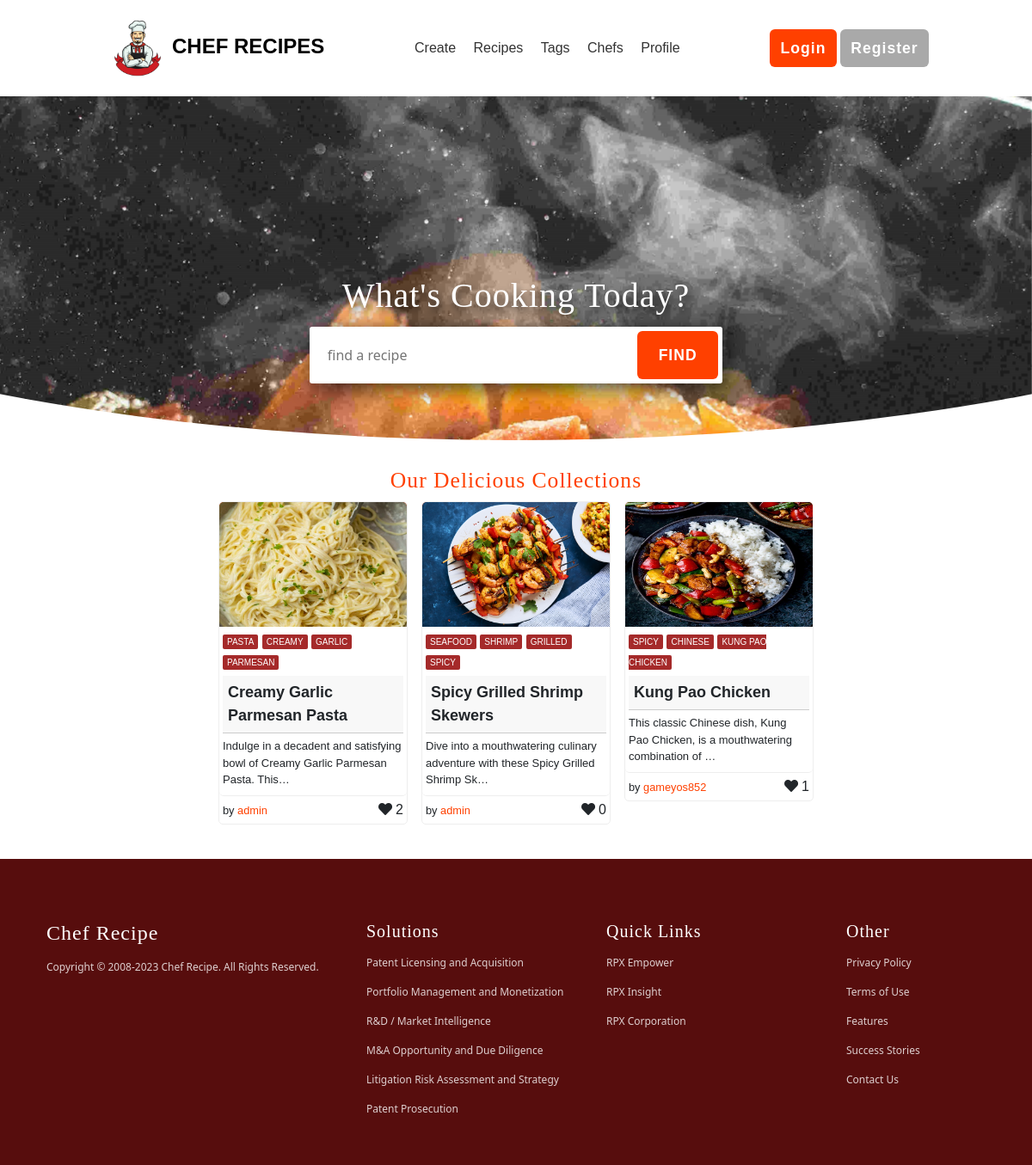
The page / on the database its author committed.
### main/models.py (models this page shows, shortened)
class Recipe(models.Model):
    subject = models.CharField(max_length=100)
    image = models.ImageField(upload_to='recipe_images', blank=True)
    description = models.TextField(blank=True)
    instructions = RichTextField(blank=True)
    tags = models.ManyToManyField(Tag, blank=True)
    created_by = models.ForeignKey(User, on_delete=models.CASCADE)
    created_at = models.DateTimeField(auto_now_add=True)
    updated_at = models.DateTimeField(auto_now=True)
    liked_by = models.ManyToManyField(User, related_name='liked_recipes', blank=True)
    is_private = models.BooleanField(default=False)

class Tag(models.Model):
    name = models.CharField(max_length=50)
    created_at = models.DateTimeField(auto_now_add=True)
    updated_at = models.DateTimeField(auto_now=True)

### main/views.py (the view)
# urls.py: path('', views.home, name='home'),
def home(request):
    recipes = Recipe.objects.filter(is_private=False).order_by('?')[:20]
    return render(request, 'main/home.html', {'recipes': recipes})

### templates/main/home.html (shortened to what this page needs)
{% extends 'includes/base.html' %}
{% load static %}
{% block body %}
<main>
	<section class="jumbo" style="background-image: url({% static 'images/pexels-photo-76093.jpg' %})">
	<h1>what's cooking today?</h1>
	<form class="search" action="{% url 'main:search' %}" method="GET">
		<input type="search" placeholder="find a recipe" name="query">
		<button label="FIND">FIND</button>
	</form>
	</section>
	<section class="wrapper product">
		<h2 class="section-name">our delicious collections</h2>
		{% for recipe in recipes %}
			<article class="card featuredd" onclick="window.location.href='{% url 'main:details' recipe.id %}'" style="cursor: pointer;">
				<div class="box"><img style="height: 145px; min-width: 218px;" src="{{recipe.image.url}}"></div>
				<header class="card-content">
					{% for tag in recipe.tags.all %}
						<span class="card-category chicken">{{tag.name}}</span>
					{% endfor %}
					<span class="card-header">{{recipe.subject|truncatechars:30}}</span>
					<span class="card-desc">{{recipe.description|truncatechars:80}}</span>
				</header>
				<footer class="card-content d-flex justify-content-between">
					<div class="contributor"><span class="contributor-name">by <a href="#">{{recipe.created_by.username}}</a></span></div>
					<div class="bookmark"><i class="fas fa-heart me-1"></i>{{recipe.liked_by.all.count}}</div>
				</footer>
			</article>
		{% endfor %}
	</section>
</main>
{% endblock %}

### static/css/style.css (style rules this page uses)
* { margin: 0; padding: 0; }
a, a:hover, a:focus, a:active { text-decoration: none; border: 0; }
header { padding: 1em 0; }
h1, h2, h3, h4, h5, h6 { font-family: 'Baloo', cursive; letter-spacing: 1px; text-transform: capitalize; -webkit-margin-before:0; -webkit-margin-after:0; }
h1 { font-size: 2.5rem; }
h2 { font-size: 1.6em; color: rgb(255, 64, 0); text-underline-position: below; }
.section-name { display: block; width: 100%; text-align: center; }
.wrapper { width: 80vw; margin: auto; align-content: center; }
.jumbo { width: auto; padding: 1em 0; text-align: center; height: 50vh; margin: auto; display: block; background-position: top; background-size: cover; background-attachment: fixed; background-repeat: no-repeat; -webkit-clip-path: ellipse(100% 100% at 50% 0%); clip-path: ellipse(100% 100% at 50% 0%); }
.jumbo h1 { margin-top: 5em; line-height: 2rem; margin-bottom: 0.5em; color: white; -webkit-text-shadow: 2px 5px 10px rgba(0,0,0,0.75); -moz-text-shadow: 2px 5px 10px rgba(0,0,0,0.75); text-shadow: 2px 5px 10px rgba(0,0,0,0.75); }
.search { border: 0; background-color: white; width: 40vw; margin: auto; padding: 0.3em; display: flex; border-radius: 3px; -webkit-box-shadow: 5px 5px 25px 0 rgba(0,0,0,0.75); -moz-box-shadow: 5px 5px 25px 0 rgba(0,0,0,0.75); box-shadow: 5px 5px 25px 0 rgba(0,0,0,0.75); }
.search input { padding: 1em; width: 80%; border: 0; margin-left: 0; flex-grow: 0; }
.search button { width: 20%; background-color: rgb(255, 64, 0); color: white; text-transform: uppercase; border: 0; cursor: pointer; flex-grow: 0; }
.product { max-width: 1200px; margin: 2em auto; display: -webkit-flex; display: -ms-flexbox; display: flex; flex-direction: row; flex-wrap: wrap; justify-content: center; align-items: flex-start; }
article { margin: 0.5em; width: 55vw; box-sizing: border-box; transition: all 0.1s ease-in; font-family: 'Dosis', sans-serif; }
article header { border-bottom: 1px solid #EEEEEE; }
.card { max-width: 220px; display: block; min-height: 250px; flex-shrink: 0; border-radius: 5px; border-width: 1px; border-style: solid; border-color: #EEEEEE; }
.card img { background-color: rgb(255, 64, 0); max-width: 100%; max-height: 200px; width: auto; border-top-left-radius: 5px; border-top-right-radius: 5px; }
.card-content { padding: 4px; display: inline-block; text-align: left; margin: auto; border-radius: 5px; }
.card-content span { margin: 0.3em 0; }
.card-category { padding: 3px 5px; color: white; text-transform: uppercase; font-size: 10px; width: auto; border-radius: 2px; }
.card-desc { display: block; }
.card-header { font-weight: bold; text-transform: capitalize; font-size: 18px; display: block; padding: 6px; }
@media screen and (min-width: 768px) { .card-header { font-size: 18px; } }
@media screen and (min-width: 768px) { .card-desc { font-size: 13px; } }
.contributor { display: block; }
.contributor-name { font-size: 0.8em; }
.contributor-name a { color: rgb(255, 64, 0); }
.chicken { background-color: brown; }
button { padding: 0.5em 0.7em; border-radius: 6px; border: 0; cursor: pointer; font-family: 'Dosis', sans-serif; font-weight: 700; font-size: 1.1rem; letter-spacing: 1px; transition: all 0.1s ease-in; }
.box { display: flex; justify-content: center; align-items: center; overflow: hidden; }

### rows shown on the page
Recipe: image (picture), subject "Creamy Garlic Parmesan Pasta", description "Indulge in a decadent and satisfying bowl of Creamy Garlic Parmesan Pasta. This…", created_by.username "admin", liked_by.all.count "2"
Tag: name "PASTA"
Tag: name "CREAMY"
Tag: name "GARLIC"
Tag: name "PARMESAN"
Recipe: image (picture), subject "Spicy Grilled Shrimp Skewers", description "Dive into a mouthwatering culinary adventure with these Spicy Grilled Shrimp Sk…", created_by.username "admin", liked_by.all.count "0"
Tag: name "SEAFOOD"
Tag: name "SHRIMP"
Tag: name "GRILLED"
Tag: name "SPICY"
Recipe: image (picture), subject "Kung Pao Chicken", description "This classic Chinese dish, Kung Pao Chicken, is a mouthwatering combination of …", created_by.username "gameyos852", liked_by.all.count "1"
Tag: name "CHINESE"
Tag: name "KUNG PAO CHICKEN"
